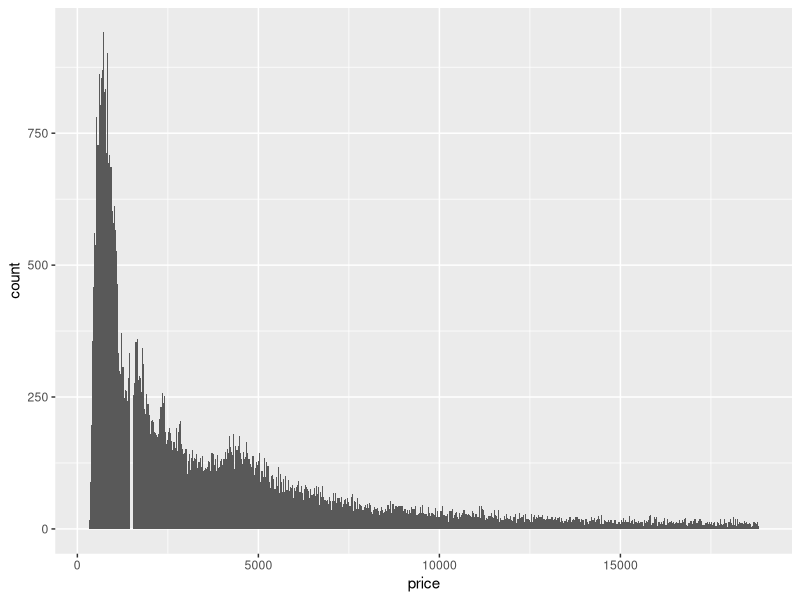
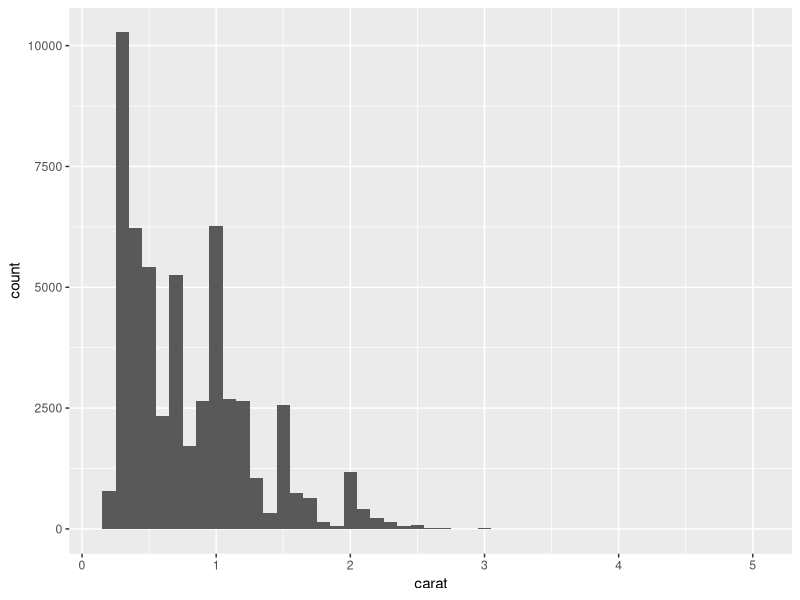
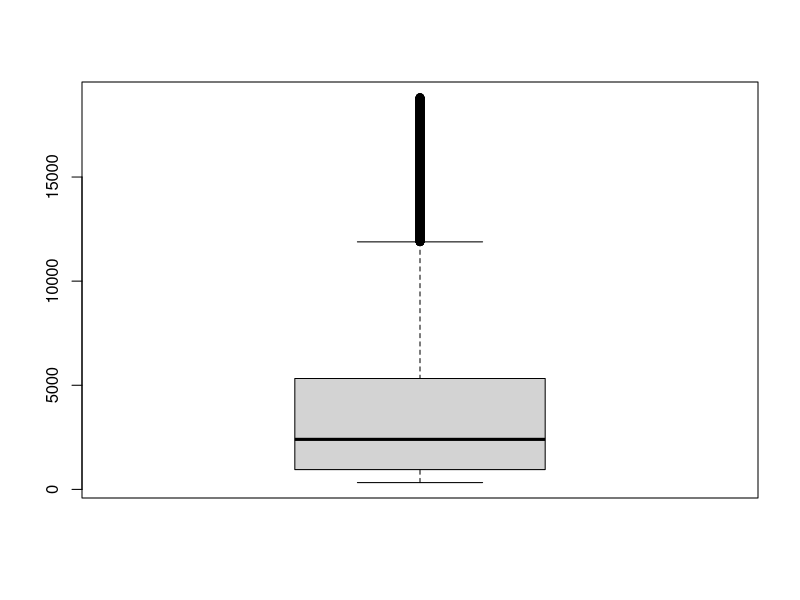
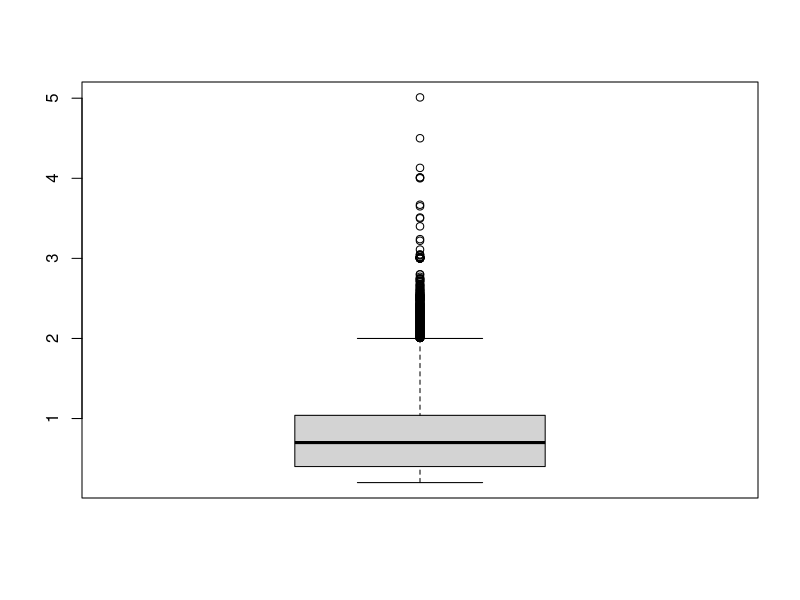
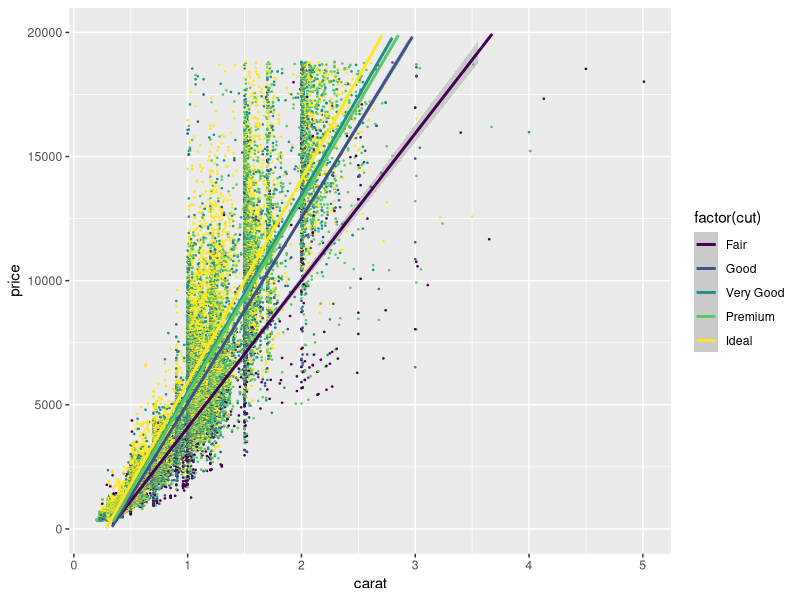
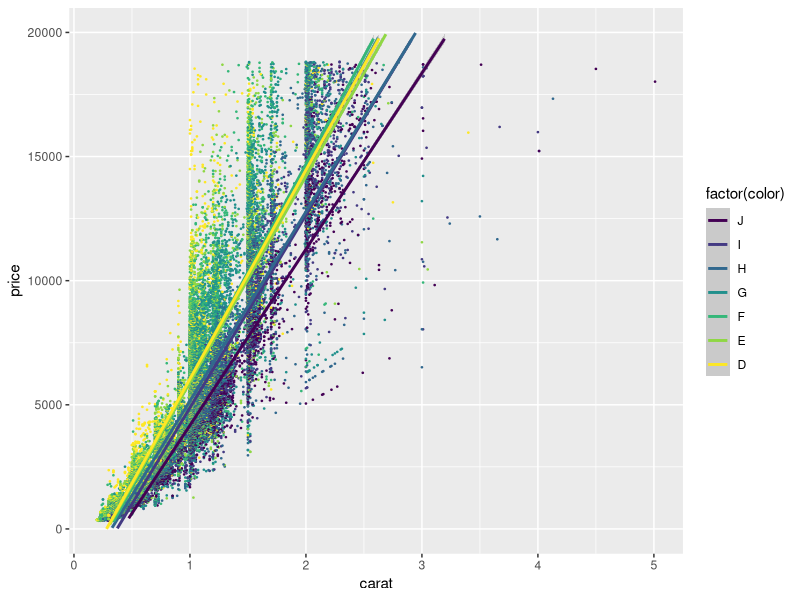
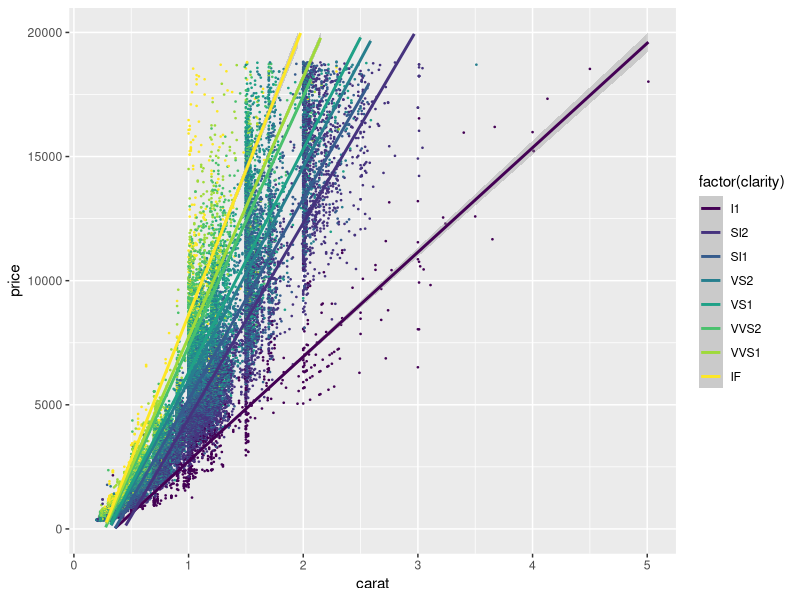
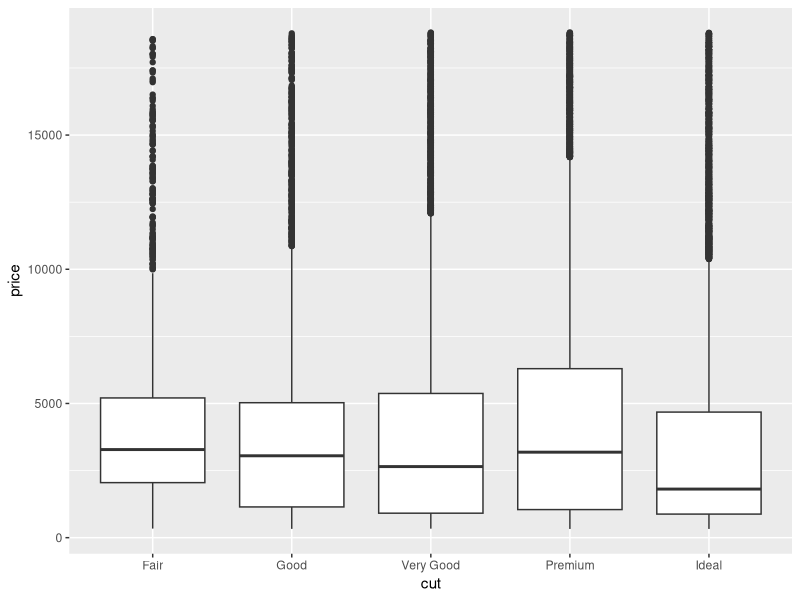

R code for these plots, in order:
library("ggplot2")
library("dplyr")

###Part 1###
#data overview
str(diamonds)

#data cleaning
ordered.cut <- c("Fair","Good","Very Good","Premium","Ideal")
ordered.cut <- factor(1:length(ordered.cut),labels = ordered.cut)
diamonds$cut<-factor(diamonds$cut,levels = levels(ordered.cut))
ordered.color <- c("J","I","H","G","F","E","D")
ordered.color <- factor(1:length(ordered.color),labels = ordered.color)
diamonds$color<-factor(diamonds$color,levels = levels(ordered.color))
ordered.clarity <- c("I1","SI2","SI1","VS2","VS1","VVS2","VVS1","IF")
ordered.clarity <- factor(1:length(ordered.clarity),labels = ordered.clarity)
diamonds$clarity<-factor(diamonds$clarity,levels = levels(ordered.clarity))

#distribution of price and carat
ggplot(diamonds,aes(price))+geom_histogram(binwidth = 30,aes(fill=price))
ggplot(diamonds,aes(carat))+geom_histogram(binwidth = 0.1,aes(fill=carat))
boxplot(diamonds$price)
boxplot(diamonds$carat)

#overview of central tendency, dispersion and range
summary(diamonds)
#Also, a table is included in the appendix.

###Part 2###
#test assumptions
g1<-ggplot(data=diamonds,aes(x=carat,y=price,color=factor(cut)))
g1+geom_point(size=0.25)+geom_smooth(method = "lm")+ylim(0,20000)
g2<-ggplot(data=diamonds,aes(x=carat,y=price,color=factor(color)))
g2+geom_point(size=0.25)+geom_smooth(method = "lm")+ylim(0,20000)
g3<-ggplot(data=diamonds,aes(x=carat,y=price,color=factor(clarity)))
g3+geom_point(size=0.25)+geom_smooth(method = "lm")+ylim(0,20000)

#a step further to look at the data by categories of cut, color and clarity
diamonds %>% group_by(cut) %>% summarise(median_carat=median(carat),median_price=median(price))
diamonds %>% group_by(color) %>% summarise(median_carat=median(carat),median_price=median(price))
diamonds %>% group_by(clarity) %>% summarise(median_carat=median(carat),median_price=median(price))

#study the purchasing behavior
ggplot(diamonds,aes(cut,price))+geom_boxplot()
ggplot(diamonds,aes(cut,carat))+geom_boxplot()
ggplot(diamonds,aes(color,price))+geom_boxplot()
ggplot(diamonds,aes(color,carat))+geom_boxplot()
ggplot(diamonds,aes(clarity,price))+geom_boxplot()
ggplot(diamonds,aes(clarity,carat))+geom_boxplot()






